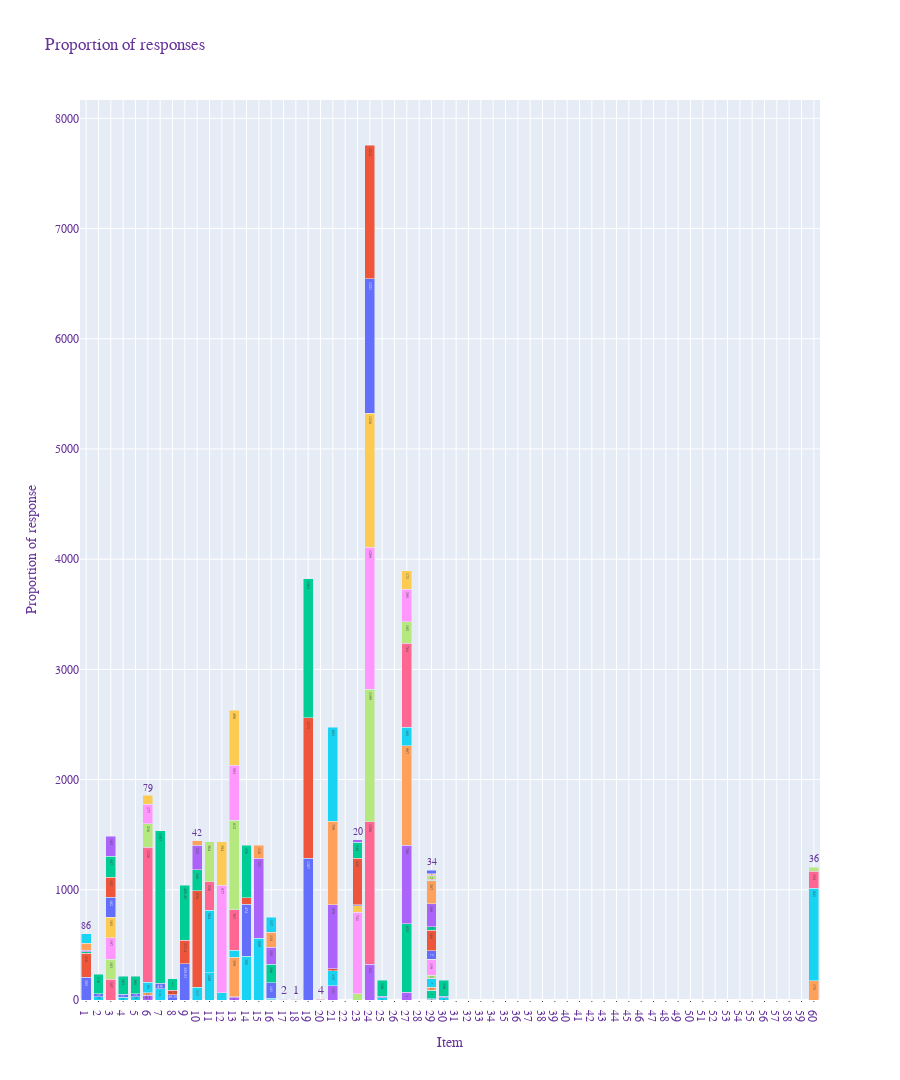

Source (notebook cell):
### Markdown cell above
## OVERALL - proportionalised and unproportionalised (show)

### Code cell
fig = px.bar(xn, x="Group", color="Option",
             y='Count',
             title="A Grouped Bar Chart With Plotly Express in Python",
             barmode='group',
             height=1080,
             text_auto=True
            )
fig.update_layout(
    title="Proportion of responses",
    xaxis_title="Item",
    yaxis_title="Proportion of response",
    legend_title="Options",
    font=dict(
        family="Courier New, monospace",
        size=12,
        color="RebeccaPurple"
    ),
barmode="stack",
)

fig.update_traces(showlegend=False)
fig.update_traces(marker_showscale=False)

fig.update_xaxes(
    showgrid=True,
    ticks="outside",
    tickson="boundaries",
    ticklen=1,
    tickmode='linear'
)

fig.show()
